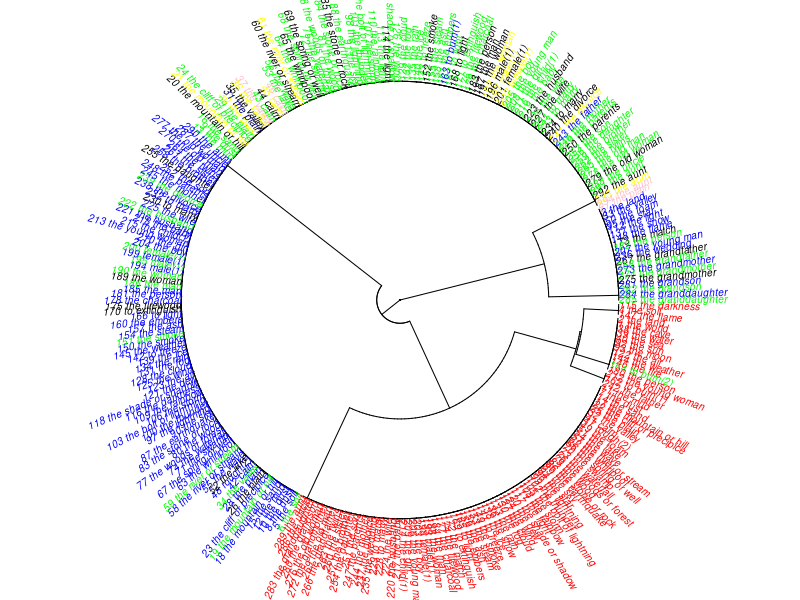

Source code (R):
## ---- chunk 1
knitr::opts_chunk$set(echo = TRUE)
## ---- chunk 2
library(magrittr)
library(ape)

df <- read.csv("data.csv", stringsAsFactors = FALSE)

data <- df[,-c(1:3)]
row.names(data) <- paste(1:294, df$english)

data %>% 
  dist() %>% 
  hclust(method = "ward.D2") ->
  hc

plot(as.phylo(hc), 
     type = "fan",
     cex = 0.6,
     no.margin = TRUE,
     tip.color = c("red",
                   "blue",
                   "green",
                   "black",
                   "yellow",
                   "pink", 
                   "navy")[as.factor(df$cognate_set)])
